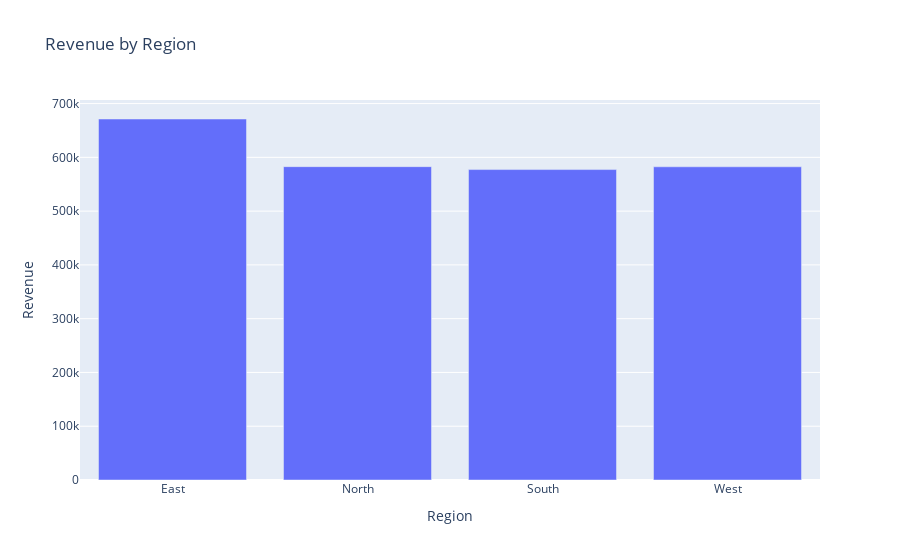

Write notebook code for a chart like this one.
### Code cell
# Revenue by Region
region_sales = df.groupby('Region')['Revenue'].sum().reset_index()

fig = px.bar(region_sales, x='Region', y='Revenue', title='Revenue by Region')
fig.show()

### Figure 1 — Plotly figure (JSON) as saved in the notebook; plotly's stock layout.template omitted (floating-point values rounded to 4 significant figures)
{"data": [{"hovertemplate": "Region=%{x}<br>Revenue=%{y}<extra></extra>", "legendgroup": "", "marker": {"color": "#636efa", "pattern": {"shape": ""}}, "name": "", "orientation": "v", "showlegend": false, "textposition": "auto", "type": "bar", "x": ["East", "North", "South", "West"], "xaxis": "x", "y": [671300.0, 582700.0, 577300.0, 582500.0], "yaxis": "y"}], "layout": {"barmode": "relative", "legend": {"tracegroupgap": 0}, "title": {"text": "Revenue by Region"}, "xaxis": {"anchor": "y", "domain": [0, 1], "title": {"text": "Region"}}, "yaxis": {"anchor": "x", "domain": [0, 1], "title": {"text": "Revenue"}}}}
